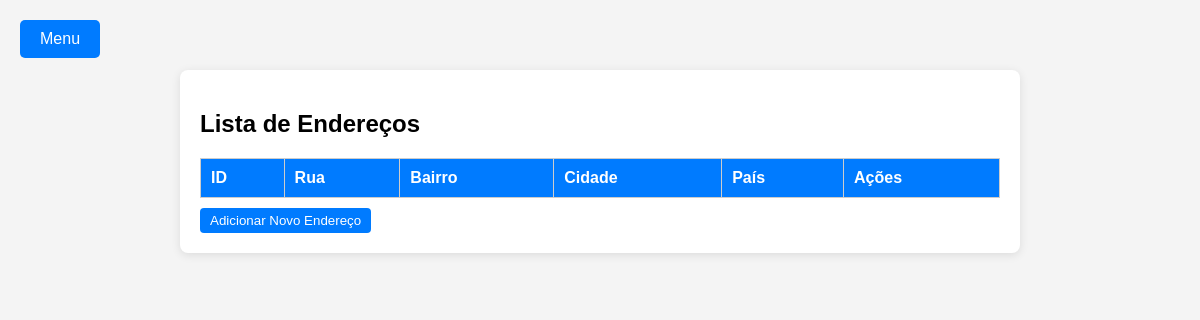
The app's page /enderecos, older data.
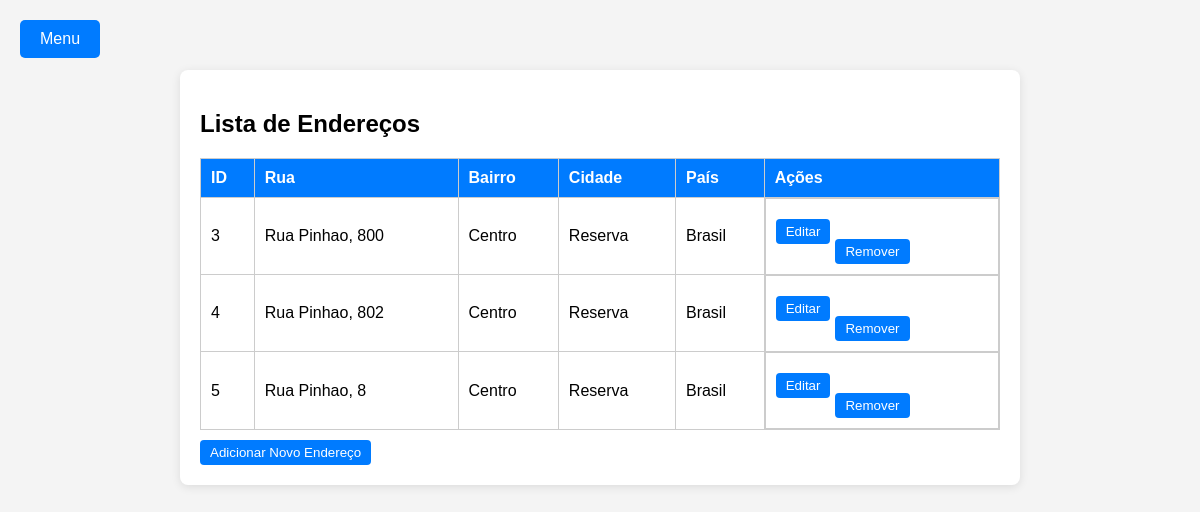
The same page, newer data.
### tables this page shows
CREATE TABLE ENDERECO (
    id INTEGER PRIMARY KEY,
    rua TEXT NOT NULL,
    bairro TEXT NOT NULL,
    cidade TEXT NOT NULL,
    pais TEXT NOT NULL
);

### app.py (the view)
@app.route('/enderecos')
def list_enderecos():
    conn = get_db_connection()
    cursor = conn.cursor()
    cursor.execute('SELECT * FROM ENDERECO')
    enderecos = cursor.fetchall()
    conn.close()
    return render_template('lista_enderecos.html', enderecos=enderecos)

### app.py (called while the page is built)
def get_db_connection():
    conn = sqlite3.connect('app.db')
    conn.row_factory = sqlite3.Row
    return conn

### templates/lista_enderecos.html (shortened to what this page needs)
<!DOCTYPE html>
<html lang="en">
<head>
    <link rel="stylesheet" href="{{ url_for('static', filename='styles.css') }}">
</head>
<body>
    <div class="menu-container">
        <button id="menu-button">Menu</button>
    </div>
    <div class="container">
        <h2>Lista de Endereços</h2>
        <table>
            <thead>
                <tr>
                    <th>ID</th>
                    <th>Rua</th>
                    <th>Bairro</th>
                    <th>Cidade</th>
                    <th>País</th>
                    <th>Ações</th>
                </tr>
            </thead>
            <tbody>
                {% for endereco in enderecos %}
                <tr>
                    <td>{{ endereco[0] }}</td>
                    <td>{{ endereco[1] }}</td>
                    <td>{{ endereco[2] }}</td>
                    <td>{{ endereco[3] }}</td>
                    <td>{{ endereco[4] }}</td>
                    <td class="action-buttons">
                        <a href="{{ url_for('edit_endereco', id=endereco[0]) }}"><button>Editar</button></a>
                        <form method="POST" action="{{ url_for('delete_endereco', id=endereco[0]) }}" style="display:inline;">
                            <button type="submit" onclick="return confirm('Tem certeza que deseja remover este endereço?')">Remover</button>
                        </form>
                    </td>
                </tr>
                {% endfor %}
            </tbody>
        </table>
        <a href="{{ url_for('add_endereco') }}"><button>Adicionar Novo Endereço</button></a>
    </div>
</body>
</html>

### static/styles.css (style rules this page uses)
body { background-color: lightblue; font-family: Arial, sans-serif; margin: 20px; }
form { margin-top: 20px; }
button { margin-top: 10px; padding: 10px 20px; background-color: #4CAF50; color: white; border: none; cursor: pointer; }
.menu-container { position: relative; display: flex; flex-direction: column; align-items: flex-start; margin-left: 10px; }
#menu-button { background-color: #007bff; color: white; border: none; padding: 10px 20px; border-radius: 5px; cursor: pointer; font-size: 16px; transition: background-color 0.3s; }

### templates/lista_enderecos.html (style rules this page uses)
body { display: flex; justify-content: center; align-items: flex-start; min-height: 100vh; margin: 0; background-color: #f4f4f4; }
.menu-container { position: absolute; top: 10px; left: 10px; }
.container { width: 80%; max-width: 800px; background: white; padding: 20px; border-radius: 8px; box-shadow: 0 2px 10px rgba(0, 0, 0, 0.1); margin-top: 70px; }
table { width: 100%; border-collapse: collapse; margin-top: 20px; }
table, th, td { border: 1px solid #ccc; }
th, td { padding: 10px; text-align: left; }
th { background-color: #007bff; color: white; }
button { padding: 5px 10px; margin-right: 5px; background-color: #007bff; color: white; border: none; border-radius: 4px; cursor: pointer; }
.action-buttons { display: flex; }

Row changes from the older to the newer data that the page shows:
added ENDERECO: id "3", rua "Rua Pinhao, 800", bairro "Centro", cidade "Reserva", pais "Brasil"
added ENDERECO: id "4", rua "Rua Pinhao, 802", bairro "Centro", cidade "Reserva", pais "Brasil"
added ENDERECO: id "5", rua "Rua Pinhao, 8", bairro "Centro", cidade "Reserva", pais "Brasil"
